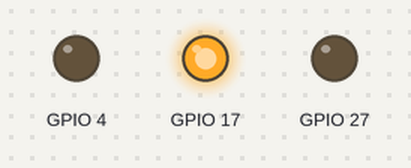
The program below on a simulated Raspberry Pi (BCM pin numbers). On the bench: output pins drawn as LEDs (lit = HIGH).

Above: at 0.5 s.
At 1.5 s:
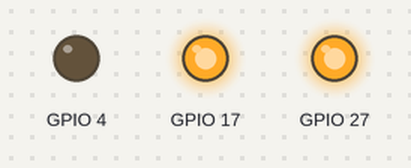
At 3.5 s:
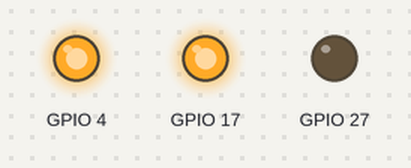
At 5.5 s:
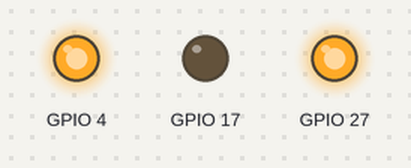
Timing chart, 0 to 6.9 s (numbered marks = the images above):
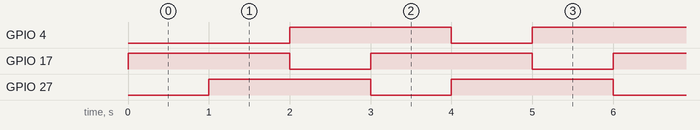

Measured:
- by itself, GPIO 4, GPIO 17, GPIO 27: alternates HIGH for 2.0 s and LOW for 1.0 s
- by itself, everything shown: repeats every 3.0 s, in 3 steps

The program:

relay1.py
```python
import RPi.GPIO as GPIO
import time
import os


GPIO.setmode(GPIO.BCM)
GPIO.setup(17, GPIO.OUT)
GPIO.setup(27, GPIO.OUT)
GPIO.setup(4, GPIO.OUT)

isOne = True
isTwo = False
isFour = False

while True:
  if  isOne == True:
      isOne = False
      GPIO.output(17, True)
      isTwo = True
      GPIO.output(27, False)
  elif isTwo == True:
      isTwo = False
      GPIO.output(27, True)
      isFour = True
      GPIO.output(4, False)
  else:
      isFour = False
      GPIO.output(4, True)
      isOne = True
      GPIO.output(17, False)

  time.sleep(1)
```
